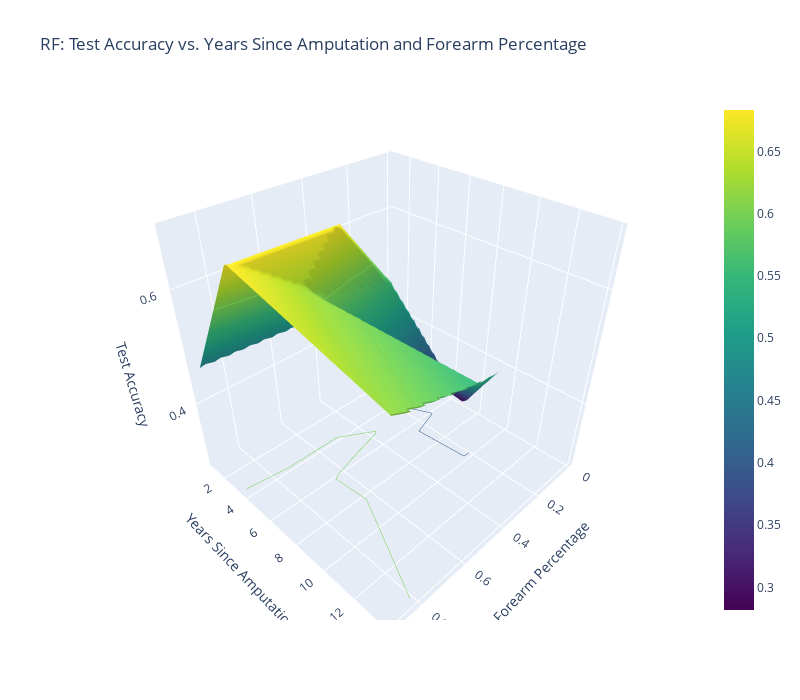

Here is the notebook cell this chart was saved with:
### Code cell
# 3D Surface Plot for Accuracy vs Years Since Amputation & Forearm Percentage
x = results_df['ForearmPercentage']
y = results_df['YearsSinceAmputation']
z = results_df['TestAccuracy']

# Create a grid
xi = np.linspace(x.min(), x.max(), 100)
yi = np.linspace(y.min(), y.max(), 100)
xi, yi = np.meshgrid(xi, yi)
zi = griddata((x, y), z, (xi, yi), method='linear')

fig = go.Figure(data=[go.Surface(
    x=xi, y=yi, z=zi, colorscale='Viridis',
    contours=dict(z=dict(show=True, usecolormap=True, project_z=True))
)])

# Labels
fig.update_layout(
    title='RF: Test Accuracy vs. Years Since Amputation and Forearm Percentage',
    scene=dict(
        xaxis_title='Forearm Percentage',
        yaxis_title='Years Since Amputation',
        zaxis_title='Test Accuracy',
    ),
    width=800,
    height=700
)

fig.show()

### Figure 1 — Plotly figure (JSON) as saved in the notebook; plotly's stock layout.template omitted (floating-point values rounded to 4 significant figures; data arrays with more than 128 entries replaced by an {"elided": "..."} marker saying what was removed)
{"data": [{"colorscale": [[0, "#440154"], [0.1111, "#482878"], [0.2222, "#3e4989"], [0.3333, "#31688e"], [0.4444, "#26828e"], [0.5556, "#1f9e89"], [0.6667, "#35b779"], [0.7778, "#6ece58"], [0.8889, "#b5de2b"], [1, "#fde725"]], "contours": {"z": {"project": {"z": true}, "show": true, "usecolormap": true}}, "type": "surface", "x": {"elided": "100x100 float values"}, "y": {"elided": "100x100 float values"}, "z": {"elided": "100x100 float values"}}], "layout": {"height": 700, "scene": {"xaxis": {"title": {"text": "Forearm Percentage"}}, "yaxis": {"title": {"text": "Years Since Amputation"}}, "zaxis": {"title": {"text": "Test Accuracy"}}}, "title": {"text": "RF: Test Accuracy vs. Years Since Amputation and Forearm Percentage"}, "width": 800}}
